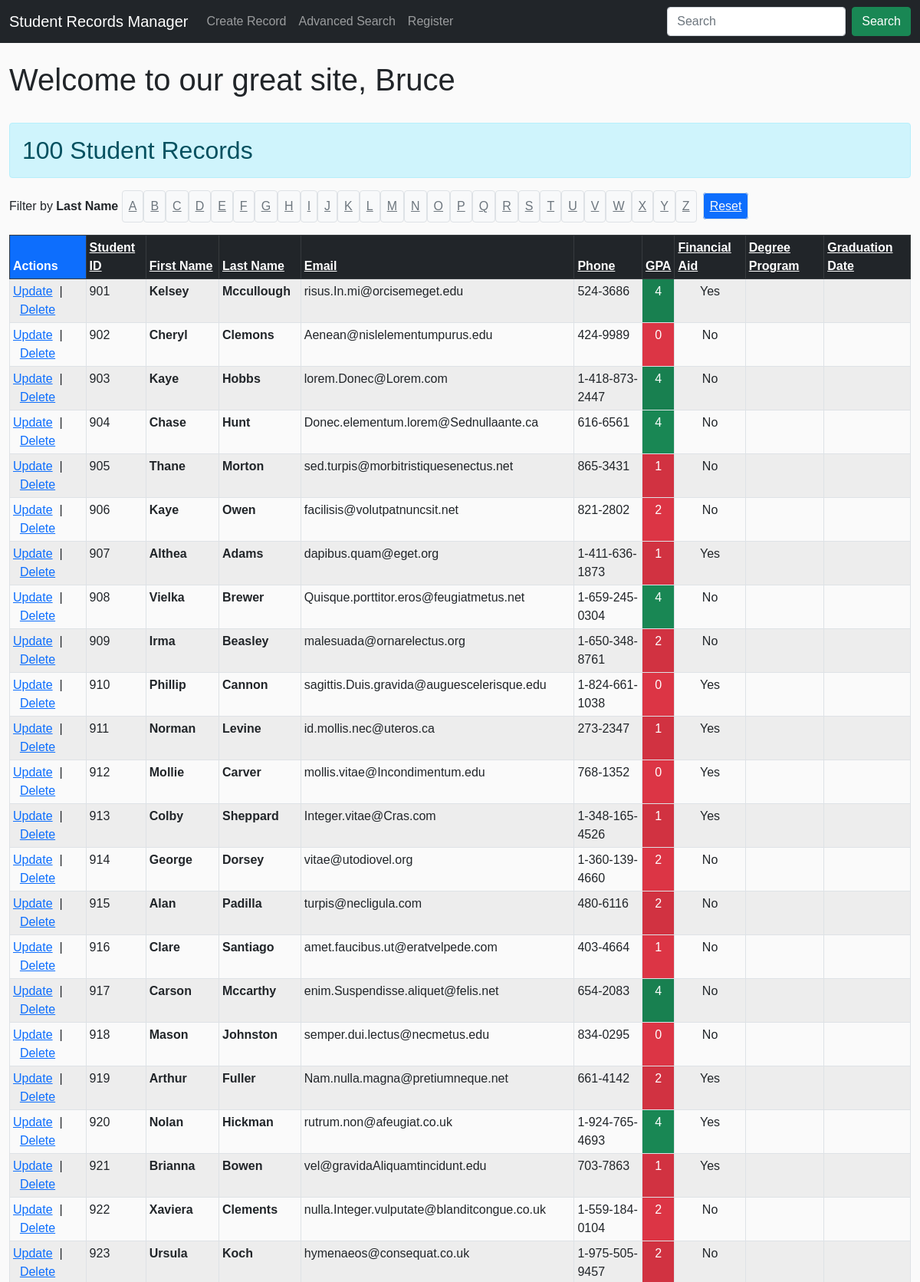
The page /display-records.php?sortby=student_id (signed in, upper part) on the database its author committed.
### tables this page shows
CREATE TABLE `student_v2` (
  `id` mediumint(8) UNSIGNED NOT NULL,
  `student_id` mediumint(9) NOT NULL,
  `first_name` varchar(255) NOT NULL,
  `last_name` varchar(255) NOT NULL,
  `email` varchar(255) NOT NULL,
  `phone` varchar(100) NOT NULL,
  `degree_program` varchar(255) NOT NULL,
  `gpa` mediumint(9) NOT NULL,
  `financial_aid` mediumint(9) NOT NULL,
  `data_created` timestamp NOT NULL DEFAULT CURRENT_TIMESTAMP ON UPDATE CURRENT_TIMESTAMP
);

### inc/app/config.inc.php (called while the page is built, shortened)
<?php
$db_table = "student_v2";

### inc/functions/functions.inc.php (the view, shortened to what this page needs)
<?php
function display_letter_filters($filter)
{
    echo '<span class="d-inline-block mr-3">Filter by <strong>Last Name</strong></span> ';
    $letters = range('A', 'Z');
    for ($i = 0; $i < count($letters); $i++) {
        if ($filter == $letters[$i]) {
            $class = 'class="d-inline-block text-light font-weight-bold p-2 mr-3 bg-dark"';
        } else {
            $class = 'class="d-inline-block text-secondary p-2 mr-5 bg-light border rounded"';
        }
        echo "<u><a $class href='?filter=$letters[$i]' title='$letters[$i]'>$letters[$i]</a></u>";
    }
    echo '<a class="text-secondary p-2 mx-2 bg-primary text-light border rounded" href="?clearfilter" title="Reset Filter">Reset</a>&nbsp;&nbsp;';
}
function display_record_table($records)
{
    echo '<div class="table-responsive">';
    echo "<table class=\"table table-striped table-hover table-sm mt-3 table-bordered\">";
    echo '<thead class="table-dark"><tr><th class="bg-primary">Actions</th><th><a href="?sortby=student_id">Student ID</a></th><th><a href="?sortby=first_name">First Name</a></th><th><a href="?sortby=last_name">Last Name</a></th><th><a href="?sortby=email">Email</a></th><th><a href="?sortby=phone">Phone</a></th><th><a href="?sortby=gpa">GPA</a></th><th><a href="?sortby=financial_aid">Financial Aid</a></th><th><a href="?sortby=degree_program">Degree Program</a></th><th><a href="?sortby=graduation_date">Graduation Date</a></th></thead>';
    foreach ($records as $row) {
        echo '<tr>';
        echo "<td><a href=\"update-record.php?id={$row->id}\">Update</a>&nbsp;&nbsp;|&nbsp;&nbsp;<a href=\"delete-record.php?id={$row->id}\" onclick=\"return confirm('Are you sure?');\">Delete</a></td>";
        echo "<td>{$row->student_id}</td>";
        echo "<td><strong>{$row->first_name}</strong></td>";
        echo "<td><strong>{$row->last_name}</strong></td>";
        echo "<td>{$row->email}</td>";
        echo "<td>{$row->phone}</td>";
        $grade = $row->gpa;
        if ($grade <= 2.0) {
            echo "<td class='text-center bg-danger text-white'>{$row->gpa}</td>";
        } elseif ($grade == 4.0) {
            echo "<td class='text-center bg-success text-white'>{$row->gpa}</td>";
        } else {
            echo "<td class='text-center'>{$row->gpa}</td>";
        }
        if ($row->financial_aid == "1") {
            echo "<td class='text-center'>Yes</td>";
        } else {
            echo "<td class='text-center'>No</td>";
        }
        echo "<td>{$row->degree_program}</td>";
        echo "<td>{$row->graduation_date}</td>";
        echo '</tr>';
    }
    echo '</table>';
    echo '</div>';
}
function echoActiveClassIfRequestMatches($requestUri)
{
    $current_file_name = basename($_SERVER["REQUEST_URI"], ".php");
    if ($current_file_name == $requestUri)
        echo 'active';
}

### css/style.css (style rules this page uses)
body { font-family: Arial, Helvetica, sans-serif; margin: 0; padding: 0; background: #fafafa; }
th a:link, th a:visited, th a:hover, th a:active { color: #ffffff; }
*, *:before, *:after { box-sizing: border-box; outline: none; }
html { font-family: "Calibre", "Helvetica Neue", "Helvetica", sans-serif; font-size: 16px; font-weight: 300; line-height: 1.5; color: #444; }

### rows shown on the page
student_v2: student "901", first_name "Kelsey", last_name "Mccullough", email "risus.In.mi@orcisemeget.edu", phone "524-3686", gpa "4", financial_aid "Yes"
student_v2: student "902", first_name "Cheryl", last_name "Clemons", email "Aenean@nislelementumpurus.edu", phone "424-9989", gpa "0", financial_aid "No"
student_v2: student "903", first_name "Kaye", last_name "Hobbs", email "lorem.Donec@Lorem.com", phone "1-418-873-2447", gpa "4", financial_aid "No"
student_v2: student "904", first_name "Chase", last_name "Hunt", email "Donec.elementum.lorem@Sednullaante.ca", phone "616-6561", gpa "4", financial_aid "No"
student_v2: student "905", first_name "Thane", last_name "Morton", email "sed.turpis@morbitristiquesenectus.net", phone "865-3431", gpa "1", financial_aid "No"
student_v2: student "906", first_name "Kaye", last_name "Owen", email "facilisis@volutpatnuncsit.net", phone "821-2802", gpa "2", financial_aid "No"
student_v2: student "907", first_name "Althea", last_name "Adams", email "dapibus.quam@eget.org", phone "1-411-636-1873", gpa "1", financial_aid "Yes"
student_v2: student "908", first_name "Vielka", last_name "Brewer", email "Quisque.porttitor.eros@feugiatmetus.net", phone "1-659-245-0304", gpa "4", financial_aid "No"
student_v2: student "909", first_name "Irma", last_name "Beasley", email "malesuada@ornarelectus.org", phone "1-650-348-8761", gpa "2", financial_aid "No"
student_v2: student "910", first_name "Phillip", last_name "Cannon", email "sagittis.Duis.gravida@auguescelerisque.edu", phone "1-824-661-1038", gpa "0", financial_aid "Yes"
student_v2: student "911", first_name "Norman", last_name "Levine", email "id.mollis.nec@uteros.ca", phone "273-2347", gpa "1", financial_aid "Yes"
student_v2: student "912", first_name "Mollie", last_name "Carver", email "mollis.vitae@Incondimentum.edu", phone "768-1352", gpa "0", financial_aid "Yes"
student_v2: student "913", first_name "Colby", last_name "Sheppard", email "Integer.vitae@Cras.com", phone "1-348-165-4526", gpa "1", financial_aid "Yes"
student_v2: student "914", first_name "George", last_name "Dorsey", email "vitae@utodiovel.org", phone "1-360-139-4660", gpa "2", financial_aid "No"
student_v2: student "915", first_name "Alan", last_name "Padilla", email "turpis@necligula.com", phone "480-6116", gpa "2", financial_aid "No"
student_v2: student "916", first_name "Clare", last_name "Santiago", email "amet.faucibus.ut@eratvelpede.com", phone "403-4664", gpa "1", financial_aid "No"
student_v2: student "917", first_name "Carson", last_name "Mccarthy", email "enim.Suspendisse.aliquet@felis.net", phone "654-2083", gpa "4", financial_aid "No"
student_v2: student "918", first_name "Mason", last_name "Johnston", email "semper.dui.lectus@necmetus.edu", phone "834-0295", gpa "0", financial_aid "No"
student_v2: student "919", first_name "Arthur", last_name "Fuller", email "Nam.nulla.magna@pretiumneque.net", phone "661-4142", gpa "2", financial_aid "Yes"
student_v2: student "920", first_name "Nolan", last_name "Hickman", email "rutrum.non@afeugiat.co.uk", phone "1-924-765-4693", gpa "4", financial_aid "Yes"
student_v2: student "921", first_name "Brianna", last_name "Bowen", email "vel@gravidaAliquamtincidunt.edu", phone "703-7863", gpa "1", financial_aid "Yes"
student_v2: student "922", first_name "Xaviera", last_name "Clements", email "nulla.Integer.vulputate@blanditcongue.co.uk", phone "1-559-184-0104", gpa "2", financial_aid "No"
student_v2: student "923", first_name "Ursula", last_name "Koch", email "hymenaeos@consequat.co.uk", phone "1-975-505-9457", gpa "2", financial_aid "No"

### other values the page prints
$_SESSION['first_name'] "Bruce"
$stmt->rowCount() "100"
$letters[$i] "A"
$letters[$i] "B"
$letters[$i] "C"
$letters[$i] "D"
$letters[$i] "E"
$letters[$i] "F"
$letters[$i] "G"
$letters[$i] "H"
$letters[$i] "I"
$letters[$i] "J"
$letters[$i] "K"
$letters[$i] "L"
$letters[$i] "M"
